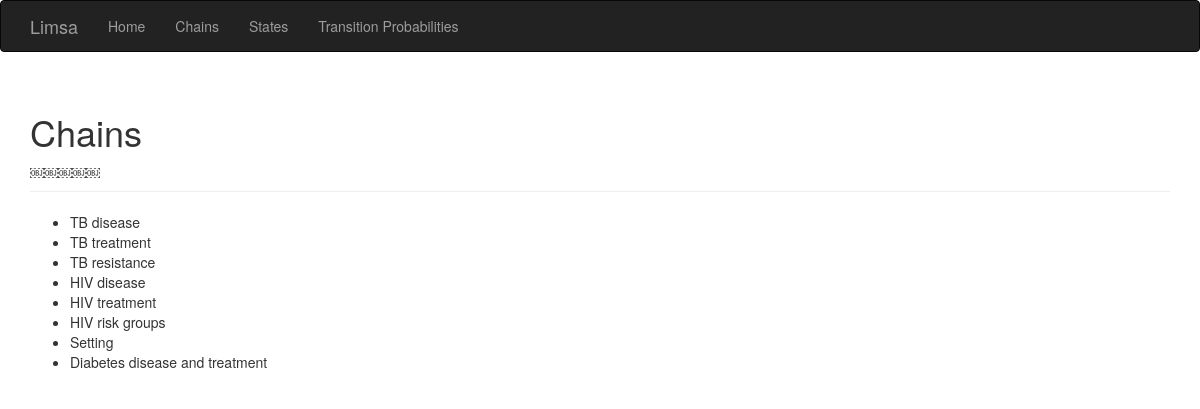
/chains, run on an earlier commit of the app's database.
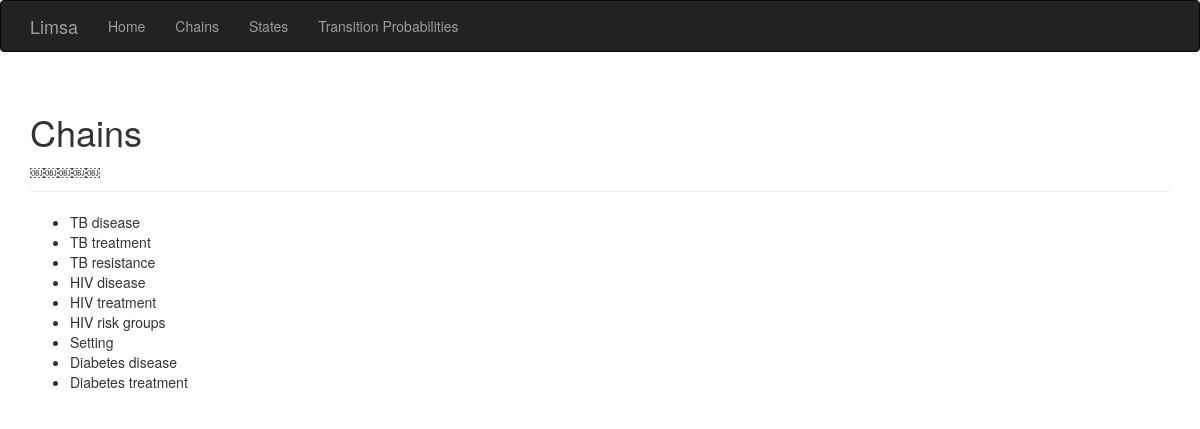
And on a later commit of the database.
### app.py (models this page shows, shortened)
class Chain(db.Model):
	__tablename__ = 'chains'
	id = db.Column(db.Integer, primary_key=True)
	name = db.Column(db.String(64), unique=True)
	states = db.relationship('State', backref='chain')

### app.py (the view)
@app.route('/chains')
def chains_view():
	chains = Chain.query.all()
	return render_template('chains.html', chains=chains)

### templates/chains.html
{% extends "base.html" %} {% block title %}Chains{% endblock %} {% block page_content %}
<div class="page-header">
    <h1>Chains</h1> ￼￼￼￼￼
</div>
<ul>
{% for chain in chains %}
	<li> {{ chain.name }}
{% endfor %}
</ul>
{% endblock %}

### templates/base.html (shortened to what this page needs)
{% extends "bootstrap/base.html" %} {% block title %}Flasky{% endblock %} {% block navbar %}
<div class="navbar navbar-inverse" role="navigation">
    <div class="container">
        <div class="navbar-header">
            <a class="navbar-brand" href="/">Limsa</a> </div>
        <div class="navbar-collapse collapse">
            <ul class="nav navbar-nav">
                <li><a href="/">Home</a></li>
                <li><a href="/chains">Chains</a></li>
                <li><a href="/states">States</a></li>
                <li><a href="/transition_probabilities">Transition Probabilities</a></li>
            </ul>
        </div>
    </div>
</div>
{% endblock %} {% block content %}
<div class="container">
     {% block page_content %}{% endblock %}
</div>
{% endblock %}

What changed in the data, as far as the page shows it:
changed Chain: name "Diabetes disease and treatment" → "Diabetes disease"
added Chain: name "Diabetes treatment"
